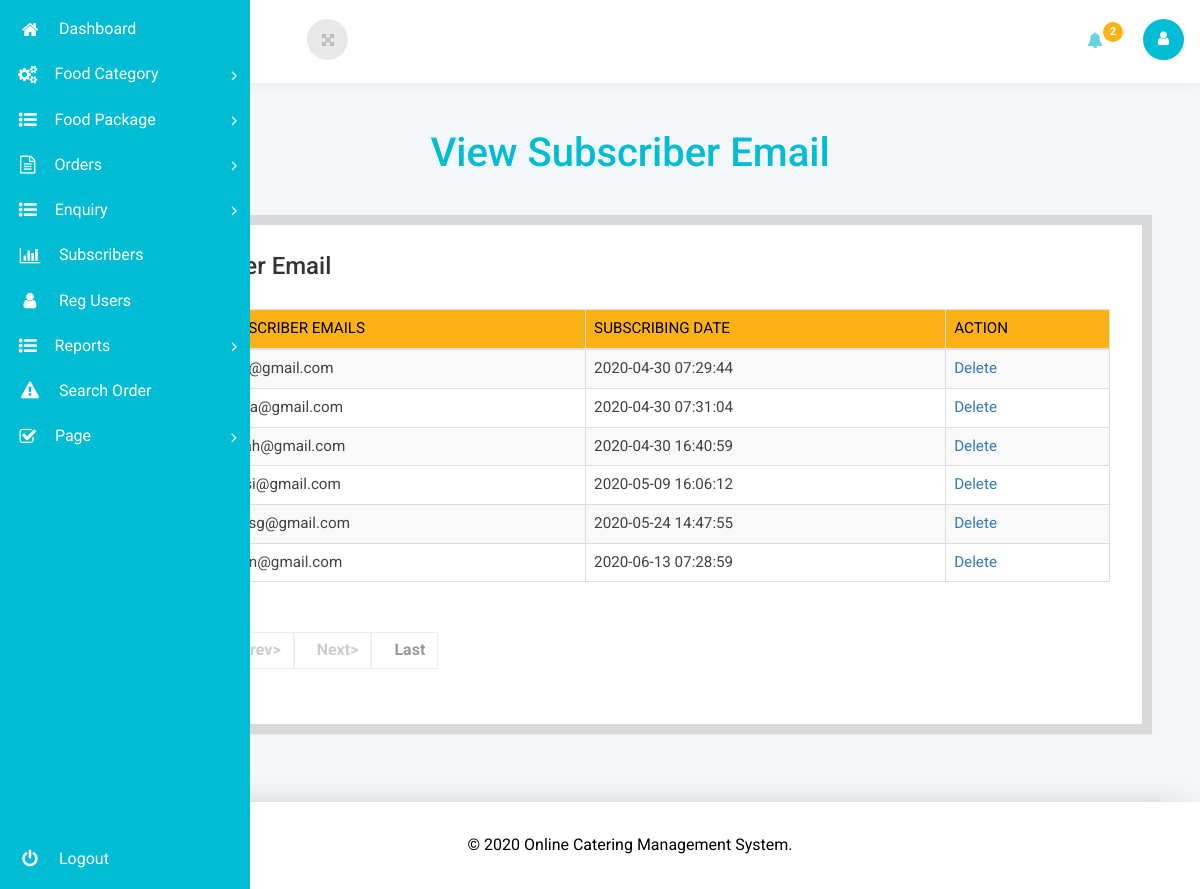
Screenshot of /ocms/admin/subscriber.php (signed in) with the database file from the repository.
### tables this page shows
CREATE TABLE `tblsubscriber` (
  `ID` int(10) NOT NULL,
  `Email` varchar(200) DEFAULT NULL,
  `SubDate` timestamp NOT NULL DEFAULT current_timestamp() ON UPDATE current_timestamp()
);

### ocms/admin/subscriber.php (the view, shortened to what this page needs)
<?php
include('includes/dbconnection.php');
if (strlen($_SESSION['ocmsaid']==0)) {
  header('location:logout.php');
  } else{
  ?>
<!DOCTYPE html>
<head>
<link rel="stylesheet" href="css/bootstrap.css">
<link href="css/style.css" rel='stylesheet' type='text/css' />
<link rel="stylesheet" href="css/font.css" type="text/css"/>
<link href="css/font-awesome.css" rel="stylesheet">
<link rel="stylesheet" type="text/css" href="css/table-style.css" />
<link rel="stylesheet" type="text/css" href="css/basictable.css" />
</head>
<body class="dashboard-page">
<?php include_once('includes/sidebar.php');?>
	<section class="wrapper scrollable">
		<?php include_once('includes/header.php');?>
		<div class="main-grid">
			<div class="agile-grids">
				<div class="table-heading">
					<h2>View Subscriber Email</h2>
				</div>
				<div class="panel variations-panel">
					<div class="w3l-table-info">
					  <h3>Subscriber Email</h3>
					    <table class="table table-bordered table-striped table-vcenter js-dataTable-full-pagination">
						<thead>
						  <tr>
							<th>#</th>
							<th>Subscriber Emails</th>
							<th>Subscribing Date</th>
							<th>Action</th>
						  </tr>
						</thead>
						<tbody>
							<?php
							 if (isset($_GET['pageno'])) {
            $pageno = $_GET['pageno'];
        } else {
            $pageno = 1;
        }
        $no_of_records_per_page = 10;
        $offset = ($pageno-1) * $no_of_records_per_page;
        $ret = "SELECT ID FROM tblsubscriber";
 $query1 = $dbh -> prepare($ret);
$query1->execute();
$total_rows=$query1->rowCount();
$total_pages = ceil($total_rows / $no_of_records_per_page);
$sql="SELECT * from tblsubscriber LIMIT $offset, $no_of_records_per_page";
$query = $dbh -> prepare($sql);
$query->execute();
$results=$query->fetchAll(PDO::FETCH_OBJ);
$cnt=1;
if($query->rowCount() > 0)
{
foreach($results as $row)
{               ?>
						  <tr>
							<td><?php echo htmlentities($cnt);?></td>
							<td><?php  echo htmlentities($row->Email);?></td>
							<td><?php  echo htmlentities($row->SubDate);?></td>
							<td><a href="subscriber.php?delid=<?php echo ($row->ID);?>" onclick="return confirm('Do you really want to Delete ?');">Delete</a></td>
						  </tr>
						   <?php $cnt=$cnt+1;}} ?>
						</tbody>
					  </table>
					</div>
	<div align="left">
    <ul class="pagination" >
        <li><a href="?pageno=1"><strong>First></strong></a></li>
        <li class="<?php if($pageno <= 1){ echo 'disabled'; } ?>">
            <a href="<?php if($pageno <= 1){ echo '#'; } else { echo "?pageno=".($pageno - 1); } ?>"><strong style="padding-left: 10px">Prev></strong></a>
        </li>
        <li class="<?php if($pageno >= $total_pages){ echo 'disabled'; } ?>">
            <a href="<?php if($pageno >= $total_pages){ echo '#'; } else { echo "?pageno=".($pageno + 1); } ?>"><strong style="padding-left: 10px">Next></strong></a>
        </li>
        <li><a href="?pageno=<?php echo $total_pages; ?>"><strong style="padding-left: 10px">Last</strong></a></li>
    </ul>
</div>
				</div>
			</div>
		</div>
	<?php include_once('includes/footer.php');?>
	</section>
</body>
</html>
<?php }  ?>

### ocms/admin/css/table-style.css (style rules this page uses)
table { background: white; border-collapse: collapse; margin: 1.25em 0 0; width: 100%; }
table tr, table th, table td { border: none; border-bottom: 1px solid #e8e8e8; font-size: .95em; }
table th, table td { padding: 10px 12px; text-align: left; }
table th { background: #fcb216; color: #000000; text-transform: uppercase; }
table tr td { background: #f3faff; color: #424242; }
table tr:nth-of-type(2n+2) td { background: #ffffff; }
table { width: 100%; }
.table { margin: 30px 0; border-collapse: collapse; border-spacing: 0; empty-cells: show; border: 1px solid #e0e0e0; }
.table td, .table th { border-left: 1px solid #e0e0e0; border-width: 0 0 0 1px; font-size: inherit; margin: 0; overflow: visible; padding: 0.5em 1em; font-weight: normal; }
.table td:first-child, .table th:first-child { border-left-width: 0; }
.table thead, .table tfoot { background-color: #f05050; color: #fff; text-align: left; vertical-align: bottom; }
.table thead td, .table tfoot td, .table thead th, .table tfoot th { border-color: #fff; }
.table td { background-color: transparent; }

### rows the page displays
tblsubscriber: Email "anuj@gmail.com", SubDate "2020-04-30 07:29:44"
tblsubscriber: Email "sarita@gmail.com", SubDate "2020-04-30 07:31:04"
tblsubscriber: Email "aksah@gmail.com", SubDate "2020-04-30 16:40:59"
tblsubscriber: Email "khusi@gmail.com", SubDate "2020-05-09 16:06:12"
tblsubscriber: Email "dinesg@gmail.com", SubDate "2020-05-24 14:47:55"
tblsubscriber: Email "varun@gmail.com", SubDate "2020-06-13 07:28:59"

### other values shown
$totalorder "2"
